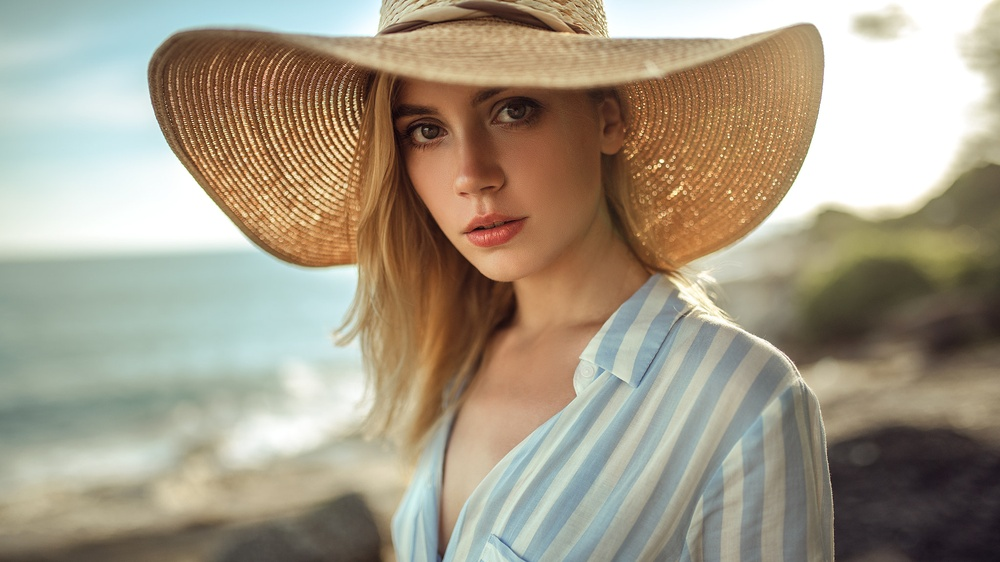
#> input picture dummy1.jpg, 1000 x 562 px, shrunk from 2048 x 1152 before the run
$ jupyter execute 'Binaty Image Processing.ipynb'   (older library calls are emulated)
#> lines starting #> are read from the running program, lines starting #| are printed output that depends on the picture; after the words box and inside, x2 and y2 are one past the last pixel; in counts of white or black regions, pixels touching at a corner belong together
[cell 1]
import numpy as np
from PIL import Image
from matplotlib import pyplot as plt

[cell 2]
image = Image.open("./dummy1.jpg")
#> image is the input picture: PIL image 1000x562 RGB; mean R, G, B 163.6, 153.1, 133.8

[cell 3]
data = np.array(image)

[cell 4]
def rgb2gray(rgb):

    r, g, b = rgb[:,:,0], rgb[:,:,1], rgb[:,:,2]
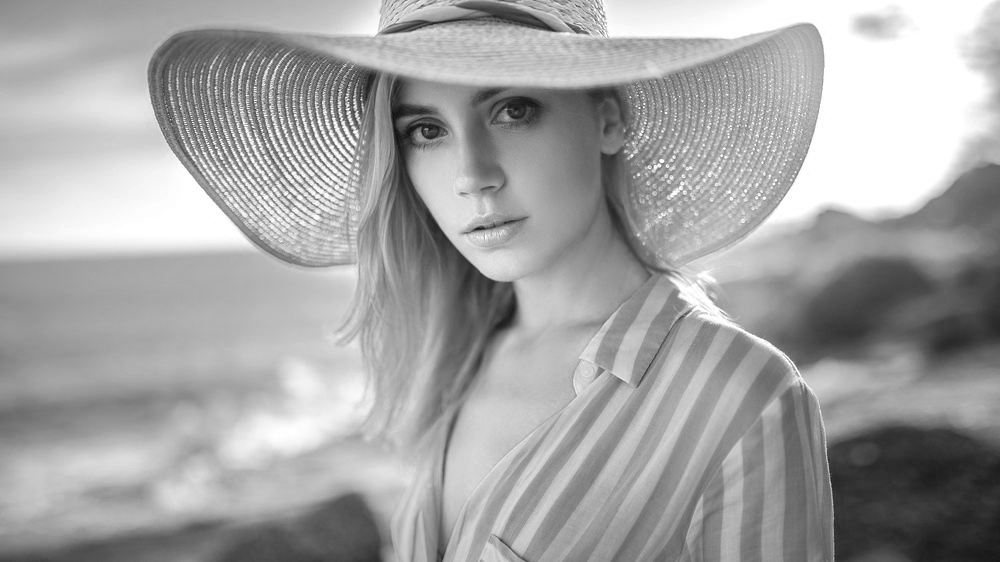
#> r: shape (562, 1000); min 11, max 255, mean 163.6
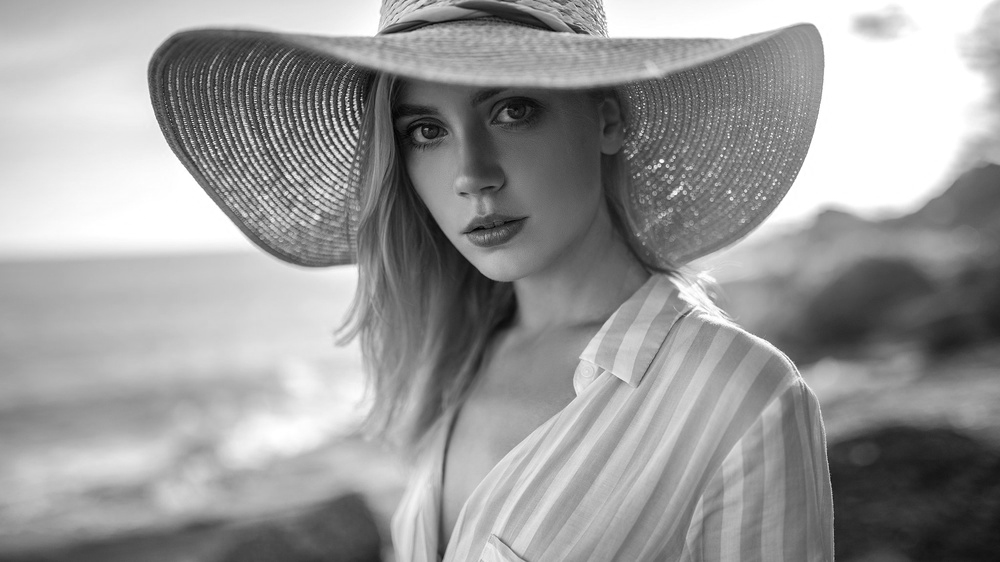
#> g: shape (562, 1000); min 0, max 255, mean 153.1
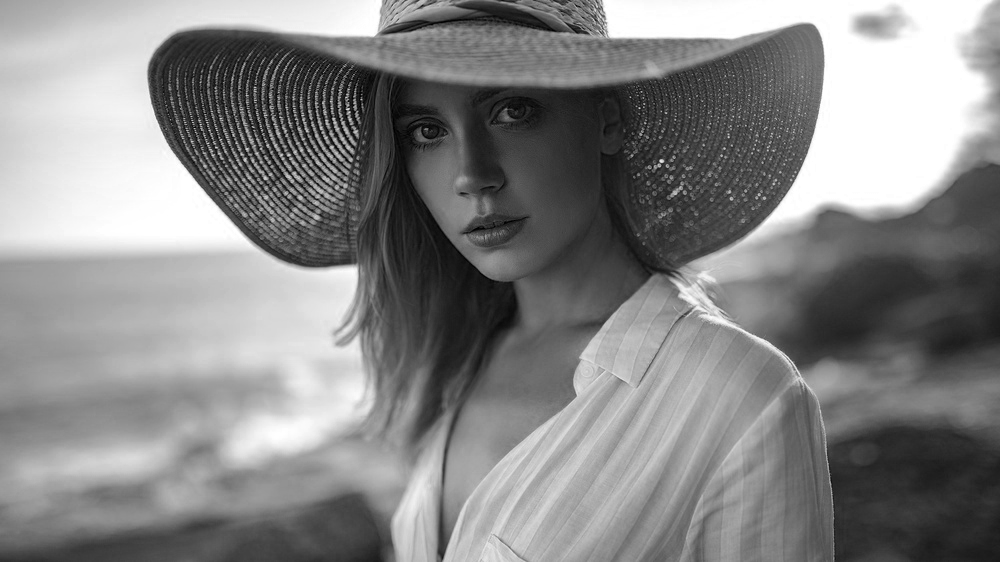
#> b: shape (562, 1000); min 0, max 255, mean 133.8
    gray = 0.2989 * r + 0.5870 * g + 0.1140 * b

    return gray

[cell 5]
gray = rgb2gray(data)

[cell 6]
binary = np.where(gray > np.max(gray) / 2, 0, 1)
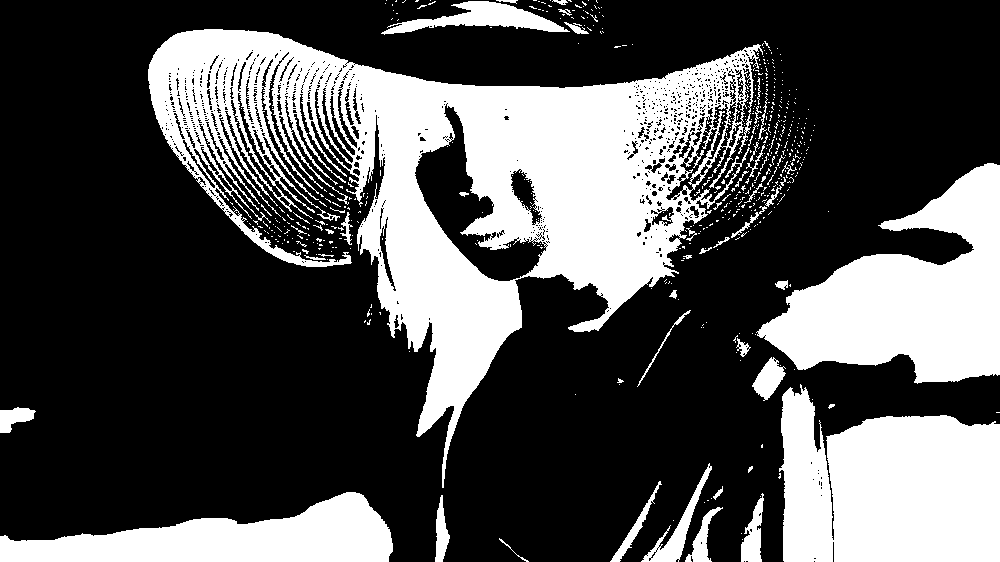
#> binary: shape (562, 1000) int64; values 0 (black) and 1 (white), 32.1% white; 581 white regions (531 under 20 px), largest, box (x1, y1, x2, y2) and area: (148, 29, 763, 488) 94135, (779, 384, 1000, 562) 30932, (756, 163, 1000, 384) 28250

[cell 7]
# dilation example
def dilation_kxk_kernel(binary, k):
#> called with k = 3
    row, col = binary.shape
#> row = 562; col = 1000
    newbinary = np.zeros(binary.shape, dtype=np.int)
    for i in range(k, row - k):
        for j in range(k, col - k):
            if binary[i, j] == 0: continue
            newbinary[i-k:i+k, j-k:j+k] = 1
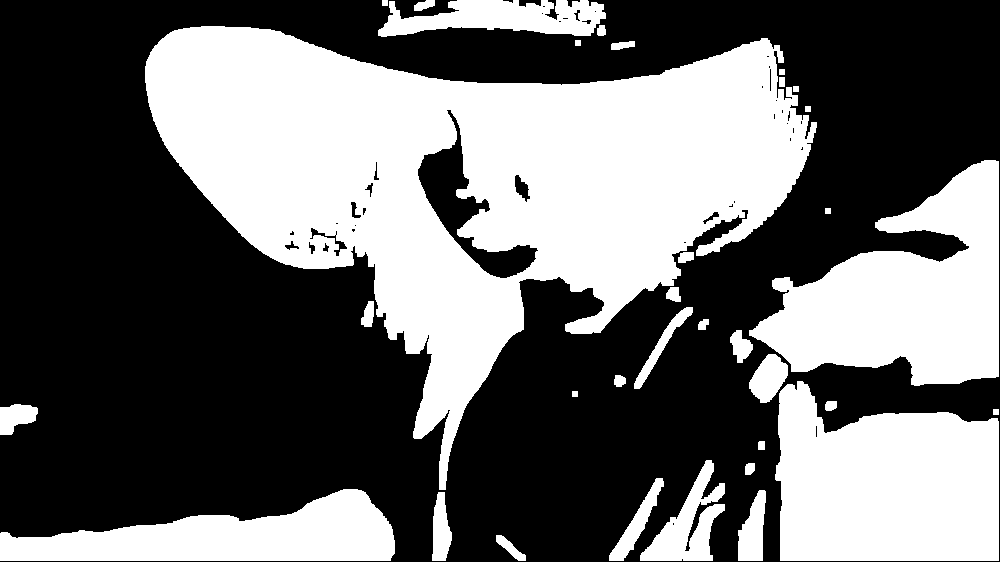
#> newbinary: shape (562, 1000) int64; values 0 (black) and 1 (white), 41.7% white; 34 white regions, largest, box (x1, y1, x2, y2) and area: (145, 26, 817, 490) 135931, (775, 381, 999, 561) 32556, (749, 160, 999, 386) 30965
    return newbinary

[cell 8]
newbinary = dilation_kxk_kernel(binary, 3)

[cell 9]
plt.imshow(binary, cmap='binary')

[cell 10]
plt.imshow(newbinary, cmap='binary')

[cell 11]
# erosion example
def erosion_kxk_kernel(binary, k):
#> called with k = 3
    row, col = binary.shape
#> row = 562; col = 1000
    newbinary = np.ones(binary.shape, dtype=np.int)
    for i in range(k, row - k):
        for j in range(k, col - k):
            if binary[i, j] == 1: continue
            newbinary[i-k:i+k, j-k:j+k] = 0
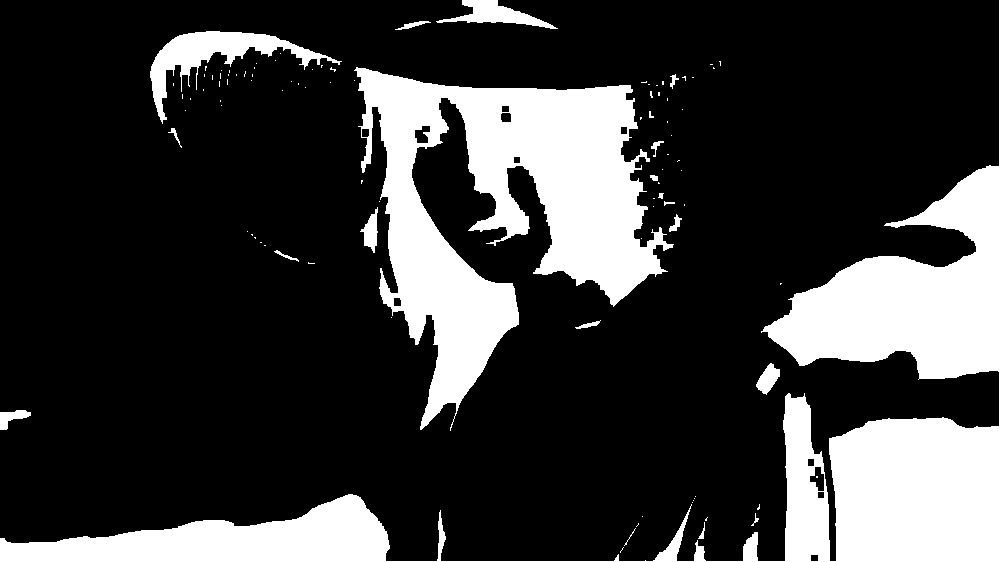
#> newbinary: shape (562, 1000) int64; values 0 (black) and 1 (white), 22.8% white; 99 white regions (78 under 20 px), largest, box (x1, y1, x2, y2) and area: (0, 0, 1000, 562) 70659, (354, 67, 674, 431) 49422, (150, 31, 342, 124) 4280
    return newbinary
